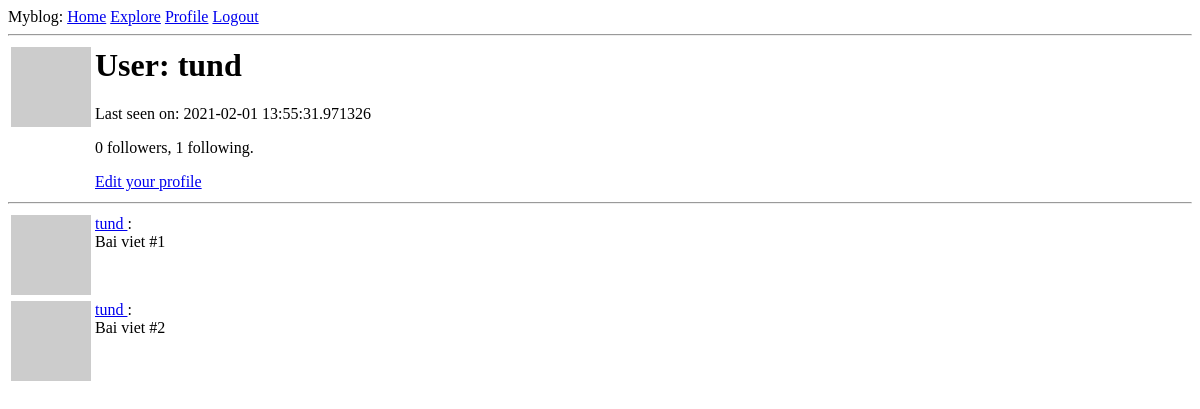
Page /user/tund (signed in) on the earlier database version.
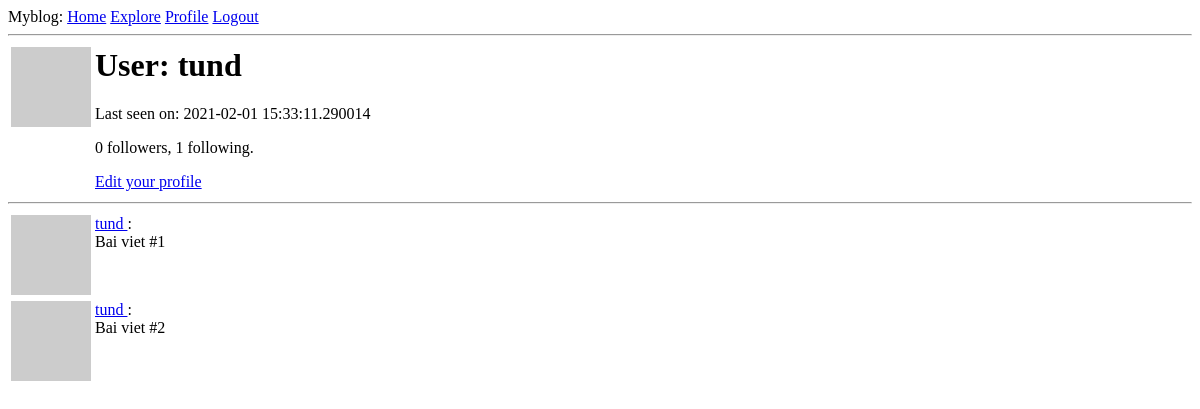
Same page on the later database version.
### app/models.py (models this page shows, shortened)
class User(UserMixin, db.Model):
    id = db.Column(db.Integer, primary_key=True)
    username = db.Column(db.String(64), index=True, unique=True)
    email = db.Column(db.String(120), index=True, unique=True)
    password_hash = db.Column(db.String(128))
    posts = db.relationship('Post', backref='author', lazy='dynamic')
    about_me = db.Column(db.String(140))
    last_seen = db.Column(db.DateTime, default=datetime.utcnow)
    followed = db.relationship(
        'User', secondary=followers,
        primaryjoin=(followers.c.follower_id==id),
        secondaryjoin=(followers.c.followed_id==id),
        backref=db.backref('followers', lazy='dynamic'), lazy='dynamic'
    )
    def avatar(self, size):
        digest = md5(self.email.lower().encode('utf-8')).hexdigest()
        return 'https://www.gravatar.com/avatar/{}?d=identicon&s={}'.format(
            digest, size)

### app/routes.py (the view)
@app.route('/user/<username>')
@login_required
def user(username):
    user = User.query.filter_by(username=username).first_or_404()
    posts = [
        {'author': user, 'body': 'Bai viet #1'},
        {'author': user, 'body': 'Bai viet #2'}
    ]
    return render_template('user.html', user=user, posts=posts)

### app/models.py (called while the page is built)
@login.user_loader
def Load_user(id):
    return User.query.get(int(id))

### app/routes.py (called while the page is built)
@app.before_request #goi ham nay truoc khi goi ham hien thi
def before_request():
    if current_user.is_authenticated:
        current_user.last_seen = datetime.utcnow()
        db.session.commit()

### app/templates/user.html (shortened to what this page needs)
{% extends "base.html" %}
{% block content %}
    <table>
        <tr valign="top">
            <td><img src="{{user.avatar(128)}}"></td>
            <td>
                <h1>User: {{ user.username }}</h1>
                {% if user.last_seen %}<p>Last seen on: {{ user.last_seen }}</p>{% endif %}
                <p>{{ user.followers.count() }} followers, {{ user.followed.count() }} following.</p>
                {% if user == current_user %}
                <p><a href="{{ url_for('edit_profile') }}">Edit your profile</a></p>
                {% elif not current_user.is_following(user) %}
                <p><a href="{{ url_for('follow', username=user.username) }}">Follow</a></p>
                {% else %}
                <p><a href="{{ url_for('unfollow', username=user.username) }}">Unfollow</a></p>
                {% endif %}
            </td>
        </tr>
    </table>
    <hr>
    {% for post in posts %}
        {% include '_post.html' %}
    {% endfor %}
{% endblock %}

### app/templates/base.html (shortened to what this page needs)
<html>
    <head>
    </head>
    <body>
        <div>
            Myblog:
            <a href="{{ url_for('index') }}">Home</a>
            <a href="{{ url_for('explore') }}">Explore</a>
            {% if current_user.is_anonymous %}
            <a href="{{ url_for('login') }}">Login</a>
            {% else %}
            <a href="{{ url_for('user', username=current_user.username) }}">Profile</a>
            <a href="{{ url_for('logout') }}">Logout</a>
            {% endif %}
        </div>
        <hr>
        {% block content %}{% endblock %}
    </body>
</html>

### app/templates/_post.html
<table>
    <tr valign="top">
        <td><img src="{{ post.author.avatar(36) }}"></td>
        <td>
            <a href="{{ url_for('user', username=post.author.username) }}">
                {{ post.author.username }}
            </a>
            :<br>{{ post.body }}
        </td>
    </tr>
</table>

Differences in the rows shown:
changed User "tund": last_seen "2021-02-01 13:55:31.971326" → "2021-02-01 15:33:11.290014"
